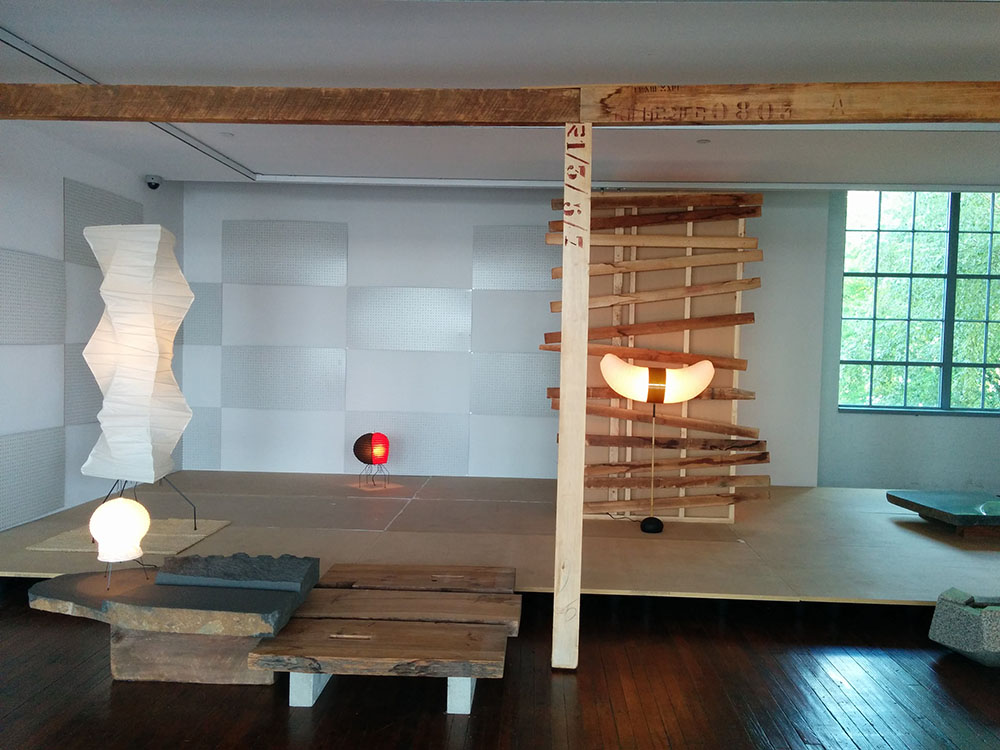
#> input picture Assignment_1/images/image1.jpg, 1000 x 750 px, found by its file name
$ jupyter execute --allow-errors Assignment_1.ipynb   (shell and % lines are left out)
#> lines starting #> are read from the running program, lines starting #| are printed output that depends on the picture
### Release/Assignment_1/imageOperations.py
import math

import numpy as np
from PIL import Image
from skimage import color, io


def load(image_path):
    """Loads an image from a file path.

    HINT: Look up `skimage.io.imread()` function.

    Args:
        image_path: file path to the image.

    Returns:
        out: numpy array of shape(image_height, image_width, 3).
    """
    out = None

    ### YOUR CODE HERE
    # Use skimage io.imread
    pass
    ### END YOUR CODE

    # Let's convert the image to be between the correct range.
    out = out.astype(np.float64) / 255
    return out


# [138 lines left out: functions dim_image, convert_to_grey_scale, rgb_exclusion, lab_decomposition, mix_images, mix_quadrants, not called in this run]

def myConvolve2d(image, kernel):
    """
    In this function you need to implement the convolution operation from scratch
    # This function which takes an image and a kernel
    # and returns the convolution of them
    # Args:
    #   image: a numpy array of size [image_height, image_width].
    #   kernel: a numpy array of size [kernel_height, kernel_width].
    # Returns:
    #   a numpy array of size [image_height, image_width] (convolution output).

    """
    kernel = np.flipud(np.fliplr(kernel))    # Flip the kernel
    output = np.zeros_like(image)            # convolution output
    # Add zero padding to the input image
    image_padded = np.zeros((image.shape[0] + 2, image.shape[1] + 2))
    image_padded[1:-1, 1:-1] = image

    ### YOUR CODE HERE
    # Loop over every pixel of the image and implement convolution operation (element wise multiplication and summation).
    # You can use two loops. The result is stored in the variable output.

    pass
    ### END YOUR CODE


    return output

### Assignment_1/Assignment_1.ipynb
# Assignment 1
In this assignment, we will go through basic image manipulation using python to get everyone on the same page for the prerequisite/necessary skills for this class.

One of the aims of this assignment is to get you to start getting comfortable searching for useful python library functions. So in many of the functions you will implement, you will have to look up helper functions.

[cell 1]
#Imports the print function from newer versions of python
from __future__ import print_function

#Setup

# The Random module for implements pseudo-random number generators
import random

# Numpy is the main package for scientific computing with Python.
# This will be one of our most used libraries in this class
import numpy as np


#Imports all the methods in the file: imageOperations.py
from imageOperations import *

#Matplotlib is a useful plotting library for python
import matplotlib.pyplot as plt
# This code is to make matplotlib figures appear inline in the
# notebook rather than in a new window.
plt.rcParams['figure.figsize'] = (10.0, 8.0) # set default size of plots
plt.rcParams['image.interpolation'] = 'nearest'
plt.rcParams['image.cmap'] = 'gray'

## 1: Image Manipulation

Let's load some images and treat them as matrices and do some operations on them. By the end of this section, you will have implemented all the methods in `imageOperations.py`

[cell 2]
# Run this code to set the locations of the images we will be using.
# You can change these paths to point to your own images if you want to try them out for fun.

image1_path = './Images/image1.jpg'
image2_path = './Images/image2.jpg'

def display(img):
    # Show image
    plt.figure(figsize = (5,5))
    plt.imshow(img)
    plt.axis('off')
    plt.show()

### Question 1.1 (5 points)
Implement the load method in imageOperations.py and read the display method below. We will use these two methods through the rest of the notebook to visualize our work.

#> (a cell that did not finish here is left out)

### Question 1.2 (10 points)
Implement the `dim_image()` method by converting images according to  $x_n = 0.5*x_p^2$ for every pixel, where $x_n$ is the new value and $x_p$ is the original value.

Note: Since all the pixel values of the image are in the range $[0, 1]$, the above formula will result in reducing these pixels values and therefore make the image dimmer.

#> (a cell that did not finish here is left out)

### Question 1.3 (10 points)
Implement the convert_to_grey_scale method and convert the image into grey scale.

#> (a cell that did not finish here is left out)

### Question 1.4 (10 points)
Implement the `rgb_exclusion()`, in which the input image is decomposed into the three channels: R, G and B and return the image excluding the specified channel.

#> (a cell that did not finish here is left out)

### Question 1.5 (10 points)
In mix_images method, create a new image such that the left half of the image is the left half of image1 and the
right half of the image is the right half of image2. Exclude the specified channel for the given image.

You should see the left half of the monkey without the red channel and the right half of the house image with no green channel.

#> (a cell that did not finish here is left out)

### Extra credit (10 points)

The following questions are optional and will go towards you extra credit grade.

Implement `mix_quadrants` function in `imageOperations.py`.

#> (a cell that did not finish here is left out)

## 2: Basic Image Processing
In this section you will load images using OpenCV and perform basic operations

### Question 2.1 (0 credit, the solution is givne below)
Read the image using OpenCV, convert image to RGB color for matplotlib, as OpenCV reads in inverted mode BGR, display the image in proper RGB format using matplotlib builtin function

[cell 9]
import matplotlib, cv2
import numpy as np
import matplotlib.pyplot as plt

image1_path = './Images/image1.jpg'
# read an image
img = cv2.imread(image1_path)
#> img is the input picture: shape (750, 1000, 3); mean B, G, R 112, 118.6, 118.1

# show image format (basically a 3-d array of pixel color info, in BGR format)
#print(img)

# convert image to RGB color for matplotlib, as cv2 reads in inverted mode or RGB which is BGR
img = cv2.cvtColor(img, cv2.COLOR_BGR2RGB)

# show image with matplotlib
plt.imshow(img)

### Question 2.2  (5 points)
Loop through all the images in the directory *'./Images/'* and display as thumbnails. Feel free to use any library function

### Question 2.3 (5 points)
Perform following operations on a couple of images present in './Images/' directory. You can use OpenCV/Scipy/Scikit-image built-in functions
- Convert the colored image into grayscale, and display.
- Convert the grayscale image back to RGB image, and display.

### Question 2.4 (10 points)
Implement the function `myConvolve2d(image, kernel)`, in the file `ImageOperations.py`. In this function you need to implement the convolution operation from scratch. This function which takes an image and a kernel and returns the convolution of them. Necessary padding is provided within the image

[cell 10]
from skimage import io
from skimage import exposure
from imageOperations import myConvolve2d
import pylab

image1_path = './Images/image1.jpg'

img = io.imread(image1_path)    # Load the image
img = color.rgb2gray(img)       # Convert the image to grayscale (1 channel)
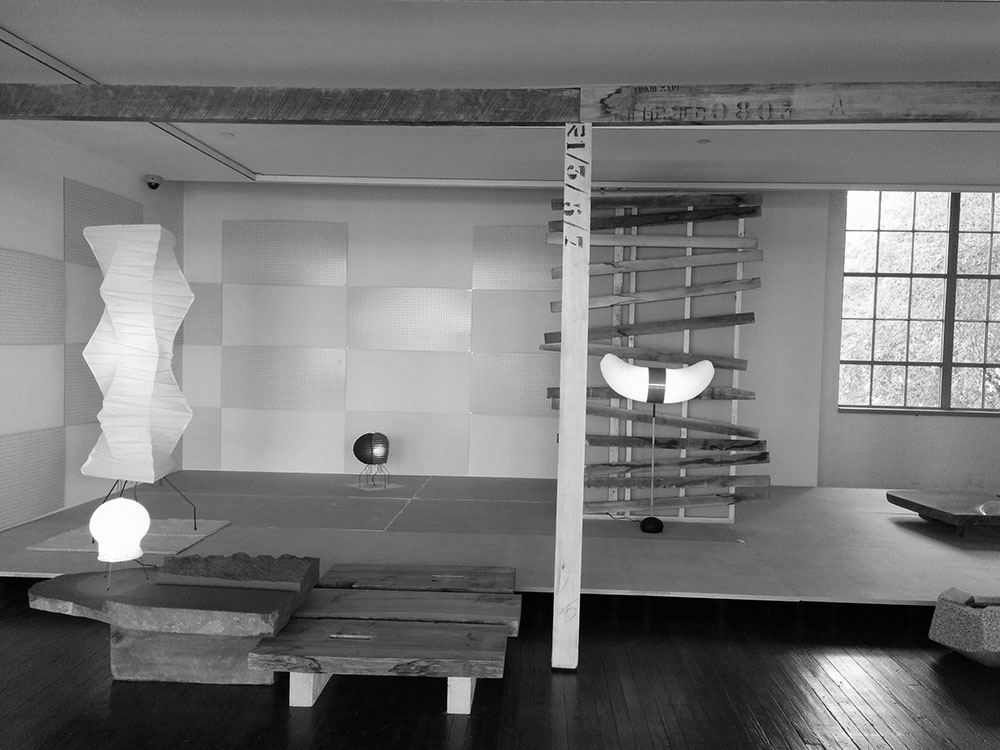
#> img: shape (750, 1000) float64; min 0, max 1, mean 0.463
plt.imshow(img, cmap=plt.cm.gray)
plt.axis('off')
plt.show()

# Convolve the sharpen kernel (laplacian) and the image
kernel = np.array([[0,-1,0],[-1,5,-1],[0,-1,0]])

#Call the function my_convolve2d from the file imageOperations.py, which you have to implement.
image_sharpen = myConvolve2d(img,kernel)
#> in myConvolve2d, `image_padded[1:-1, 1:-1] = image`:
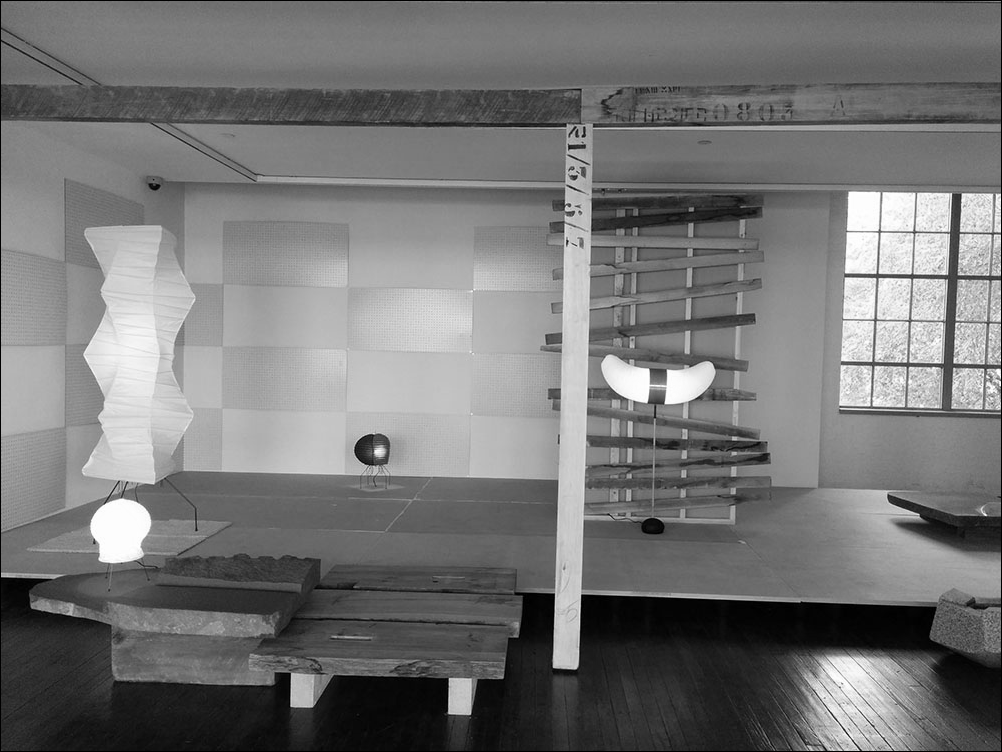
#> image_padded: shape (752, 1002) float64; min 0, max 1, mean 0.461
#> image_sharpen: shape (750, 1000) float64; every value is 0

print ('\n First 5 columns and rows of the image_sharpen matrix: \n', image_sharpen[:5,:5]*255)
#|  First 5 columns and rows of the image_sharpen matrix:
#|  [[0. 0. 0. 0. 0.]
#|  [0. 0. 0. 0. 0.]
#|  [0. 0. 0. 0. 0.]
#|  [0. 0. 0. 0. 0.]
#|  [0. 0. 0. 0. 0.]]

# Plot the filtered image
plt.imshow(image_sharpen, cmap=plt.cm.gray)
plt.axis('off')
plt.show()

# Adjust the contrast of the filtered image by applying Histogram Equalization
image_sharpen_equalized = exposure.equalize_adapthist(image_sharpen/np.max(np.abs(image_sharpen)), clip_limit=0.03)
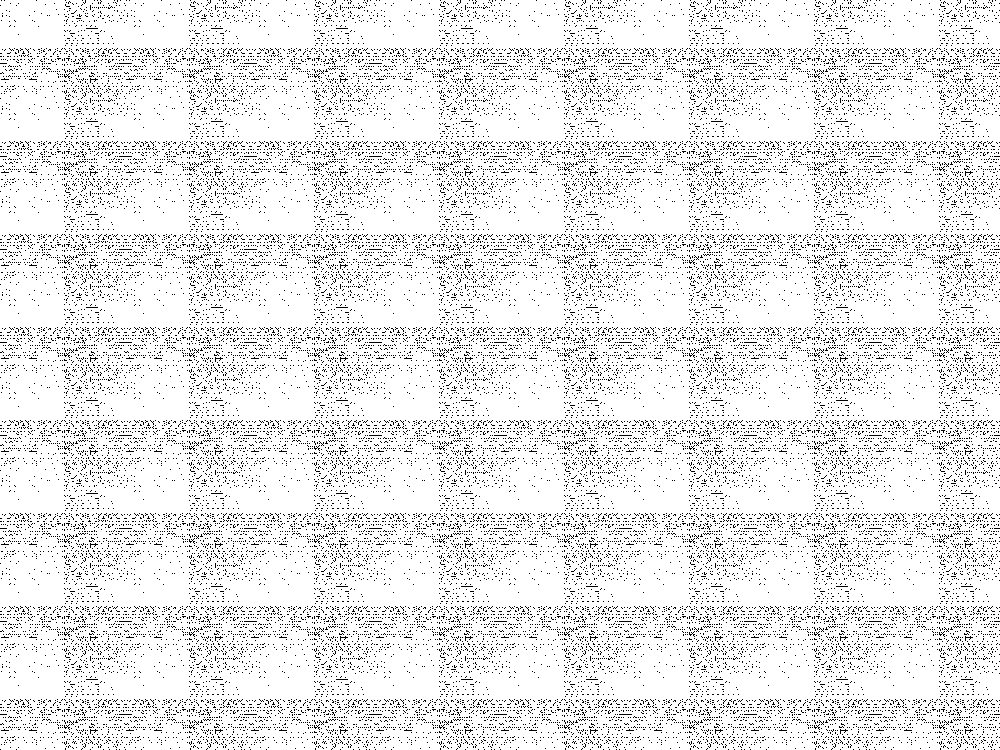
#> image_sharpen_equalized: shape (750, 1000) float64; values 0 (black) and 1 (white), 91.2% white; black in thin lines or dots
plt.imshow(image_sharpen_equalized, cmap=plt.cm.gray)
plt.axis('off')
plt.show()

### Question 2.5 (5 points)
Load a couple of images from './Images/' directory. Better to load them all in a loop.

Apply the kernals given in the code snippet below to them by two methods.
1: use your implemented method `my_convolve2d(img, kernel)` which you have implemented in `ImageOperation.py`
2: Use builtin methods for convolution, available in various python packages, which includes scipy method `scipy.signal.convolve2d(img, kernel, 'valid')` , OpenCV method `cv2.filter2D(... , .. , ...)`.

**Validate the results obtained by your implementation of `myConvolve2d()`with those obyained by builtin metohds, by displaying them side by side. For that purpose, you can use filter kernels given in the code snipped below**

[cell 11]
# Laplacian kernel used to detect edge-like regions of an image

laplacian = np.array((
	[0, 1, 0],
	[1, -4, 1],
	[0, 1, 0]), dtype="int")

# Sobel x-axis kernel
sobelX = np.array((
	[-1, 0, 1],
	[-2, 0, 2],
	[-1, 0, 1]), dtype="int")

# Sobel y-axis kernel
sobelY = np.array((
	[-1, -2, -1],
	[0, 0, 0],
	[1, 2, 1]), dtype="int")

### Question 2.6 (10 points)
Load a couple of images from './Images/' directory. <br>
- Apply box filter using convolution, and display the resultant image
- Apply Gaussian filter to the image, with varying sigma values.
- Add Gausian Noise and Salt and Pepper Noise to them.
- Apply Gaussian Filter and Median Filters.
- Apply Sobel operator, computer gradient magnitude and display the results (original image, gradient images and gradient magnitude image)
- Apply Canny Edge Deteciton Operator and display the results.<br>

For application of filters, you can use builtin methods, available in various python packages. The results should be displayed in three columns i.e Original Image, Corrupted Image and the Filtered Image.

You are encouraged to play with the different parameter values

### Question 2.7 (10 points : Extra Credit)
Read the video from webcam and apply any of the filtering operation (blurring, gradient magnitude, edge detection e.t.c on the video stream in the real time and display the resultant video stream, showeing the effect of image filterering operation in real time.

*Hint: You can use __ipywebrtc__ library*

$ run again, with Assignment_1/images/cups.jpg copied over Assignment_1/images/image1.jpg
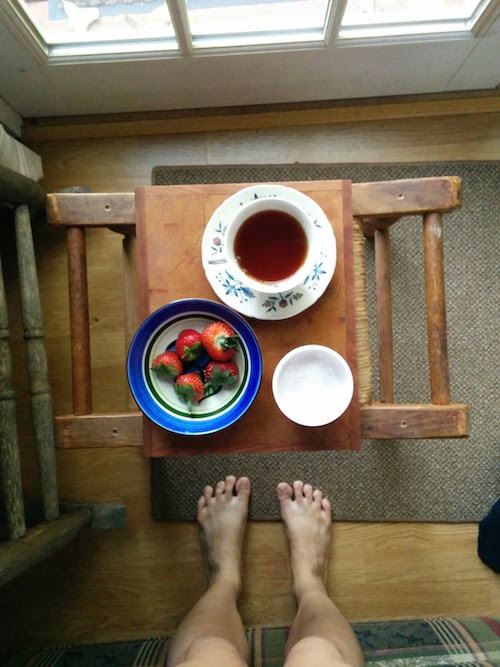
#> input picture Assignment_1/images/cups.jpg, 500 x 667 px, found by its file name
#> img is the input picture: shape (667, 500, 3); mean B, G, R 83.7, 104, 116.7
#> in myConvolve2d, `image_padded[1:-1, 1:-1] = image`:
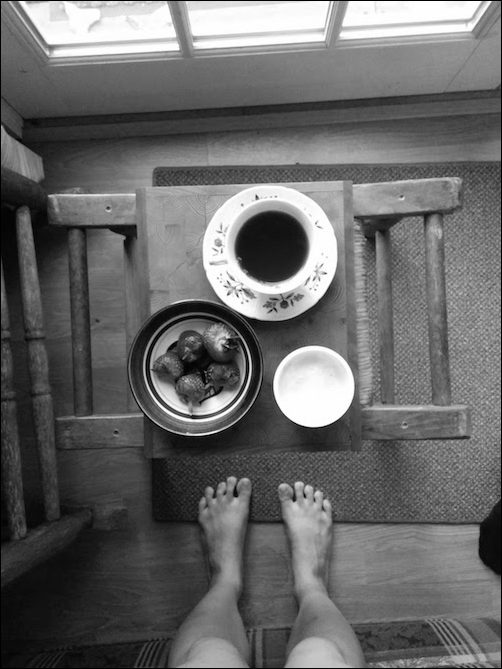
#> image_padded: shape (669, 502) float64; min 0, max 1, mean 0.41
#> image_sharpen: shape (667, 500) float64; every value is 0
#|  First 5 columns and rows of the image_sharpen matrix:
#|  [[0. 0. 0. 0. 0.]
#|  [0. 0. 0. 0. 0.]
#|  [0. 0. 0. 0. 0.]
#|  [0. 0. 0. 0. 0.]
#|  [0. 0. 0. 0. 0.]]
#> `image_sharpen_equalized = exposure.equalize_adapthist(image_sharpen/np..`:
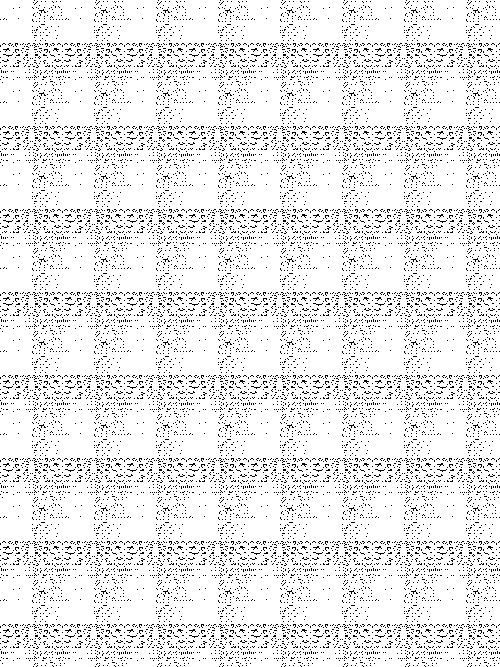
#> image_sharpen_equalized: shape (667, 500) float64; values 0 (black) and 1 (white), 91.1% white; black in thin lines or dots
